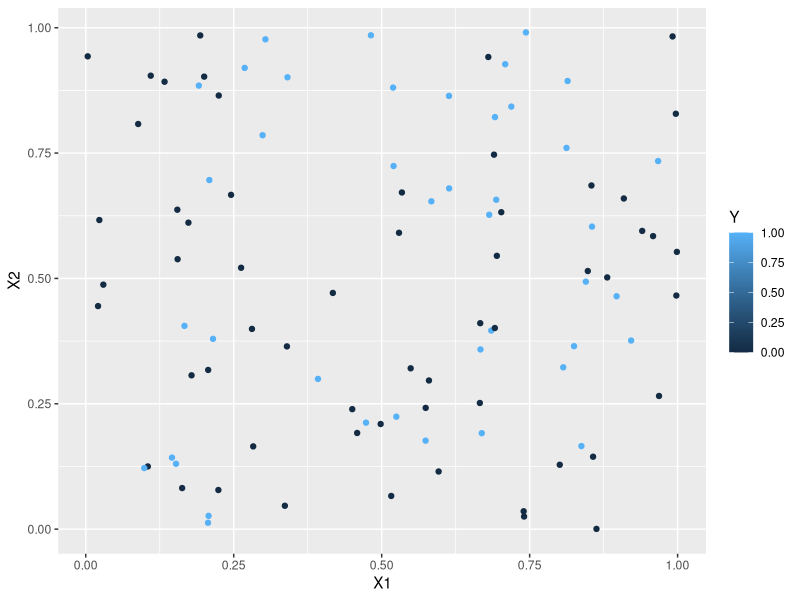
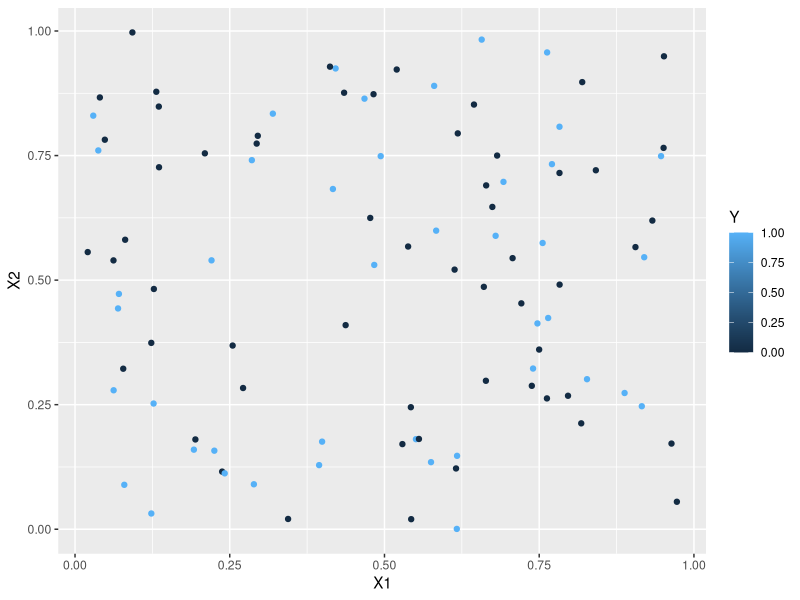

R code for these plots, in order: (Note: this script raises an error after producing the figures.)
## ---- chunk 1
library(class)
library(tidyverse)
library(ggplot2)
## ---- chunk 2
#Generative model
set.seed(116) #setting a random seed so that we can reproduce everything exactly if we want to

generate_y <- function(x1,x2) { #two input parameters to generate the output y
  logit <- x1 -2*x2 -2*x1^2 + x2^2 + 3*x1*x2
  p <- exp(logit)/(1+exp(logit)) #apply the inverse logit function
  y <- rbinom(1,1,p) #y becomes a 0 (with prob 1-p) or a 1 with probability p
}
## ---- chunk 3
# Generate a dataset with 100 points
set.seed(116)
n = 100
X1 <- runif(n,0,1)
X2 <- runif(n,0,1)

#I'm going to use a for loop to generate 100 y's
Y <- rep(0,n) #initializing my Y to be a vector of 0's
for (i in 1:n) {
  Y[i] <- generate_y(X1[i],X2[i])
}

sum(Y) #How many 0's and 1's were predicted? In this training set, 42% were 1's. However, almost 48% are 1's when n is large. That's quite close to 50/50 so we shouldn't have issues with "imbalance," which is something we'll learn about later in the semester.

training <- cbind(X1,X2,Y) #combining all of my variables into a training dataset
ggplot(data=training, aes(x=X1, y=X2, color=Y)) +
  geom_point()
## ---- chunk 4
# Create the training dataset as above using seed=116
# Create a testing dataset using seed=121

set.seed(121)
n = 100
X1 <- runif(n,0,1)
X2 <- runif(n,0,1)

#I'm going to use a for loop to generate 100 y's
Y <- rep(0,n) #initializing my Y to be a vector of 0's
for (i in 1:n) {
  Y[i] <- generate_y(X1[i],X2[i])
}

sum(Y) #43 1's, which is much closer to the 51.5% true rate
testing <- cbind(X1,X2,Y)

#Let's plot the test set. Does it look like the training set? Yeah, looks similar.
ggplot(data=testing, aes(x=X1, y=X2, color=Y)) +
  geom_point()
## ---- chunk 5

    train_X <- training[,1:2]
    test_X  <- testing[,1:2]

    train_Y <- training[,3]

    pred_k2 <- knn(train = train_X, test = test_X, cl = train_Y, k = 2)
    pred_k6 <- knn(train = train_X, test = test_X, cl = train_Y, k = 6)

## ---- chunk 6
true_Y <- testing[,3]

misclass_k2 <- mean(pred_k2 != true_Y)
misclass_k6 <- mean(pred_k6 != true_Y)

misclass_k2
misclass_k6
## ---- chunk 7
x1_range <- seq(min(train_X[,1]), max(train_X[,1]), length.out = 200)
x2_range <- seq(min(train_X[,2]), max(train_X[,2]), length.out = 200)
grid_knn <- expand.grid(X1 = x1_range, X2 = x2_range)

grid$pred_k2 <- knn(train = train_X, test = grid_knn, cl = train_Y, k = 2)
grid$pred_k6 <- knn(train = train_X, test = grid_knn, cl = train_Y, k = 6)

ggplot(grid, aes(x=X1, y=X2, fill=pred_k2)) +
  geom_tile(alpha=0.3) +
  geom_point(data=cbind(train_X, train_Y), aes(x=X1, y=X2, color=factor(train_Y)), size=2) +
  scale_fill_manual(values=c("blue","red"), name="Prediction") +
  scale_color_manual(values=c("blue","red"), name="True Y") +
  labs(title="KNN Decision Boundary (k=2)", x="X1", y="X2") +
  theme_minimal()

# Decision boundary for k=6
ggplot(grid, aes(x=X1, y=X2, fill=pred_k6)) +
  geom_tile(alpha=0.3) +
  geom_point(data=cbind(train_X, train_Y), aes(x=X1, y=X2, color=factor(train_Y)), size=2) +
  scale_fill_manual(values=c("blue","red"), name="Prediction") +
  scale_color_manual(values=c("blue","red"), name="True Y") +
  labs(title="KNN Decision Boundary (k=6)", x="X1", y="X2") +
  theme_minimal()

